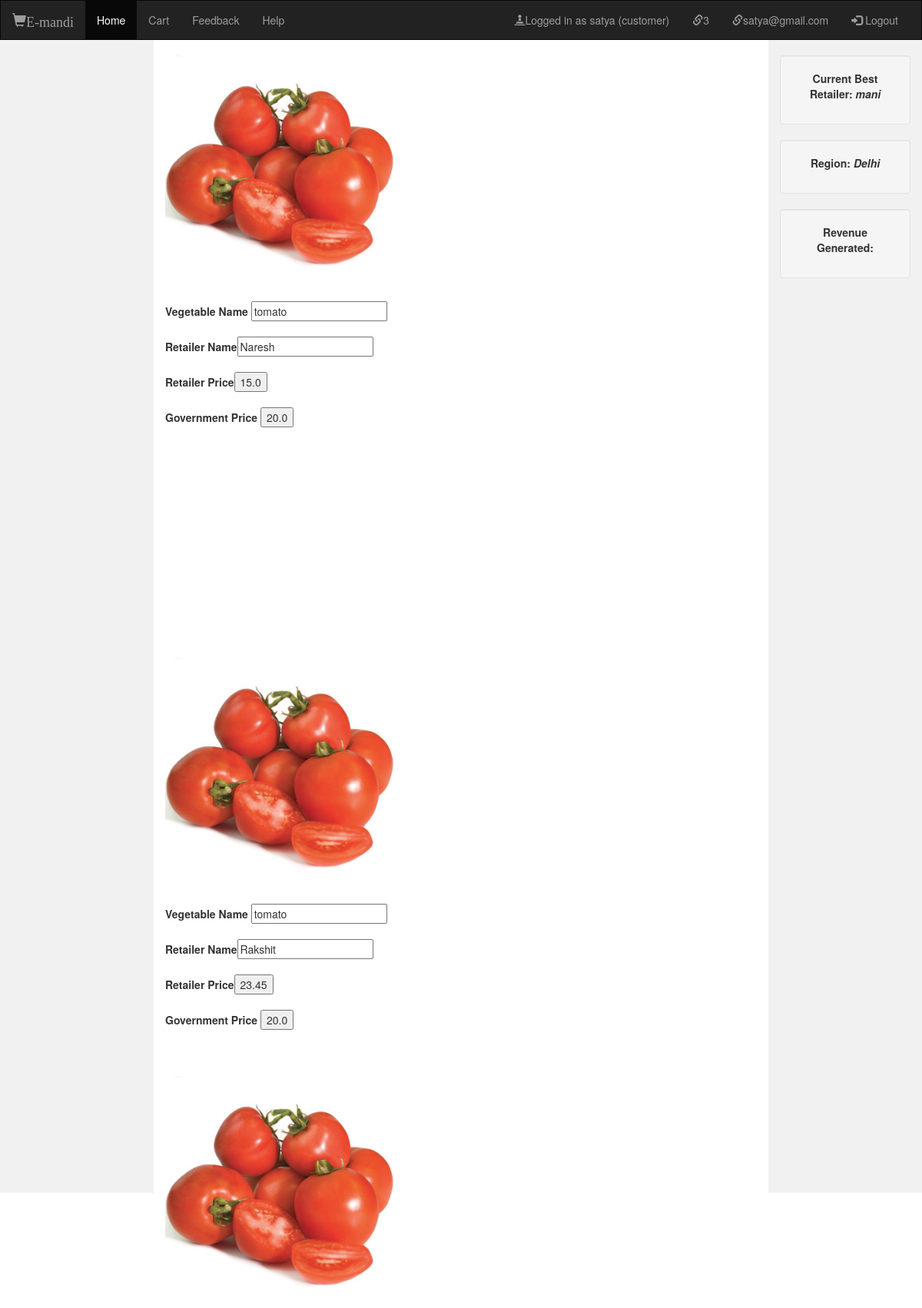
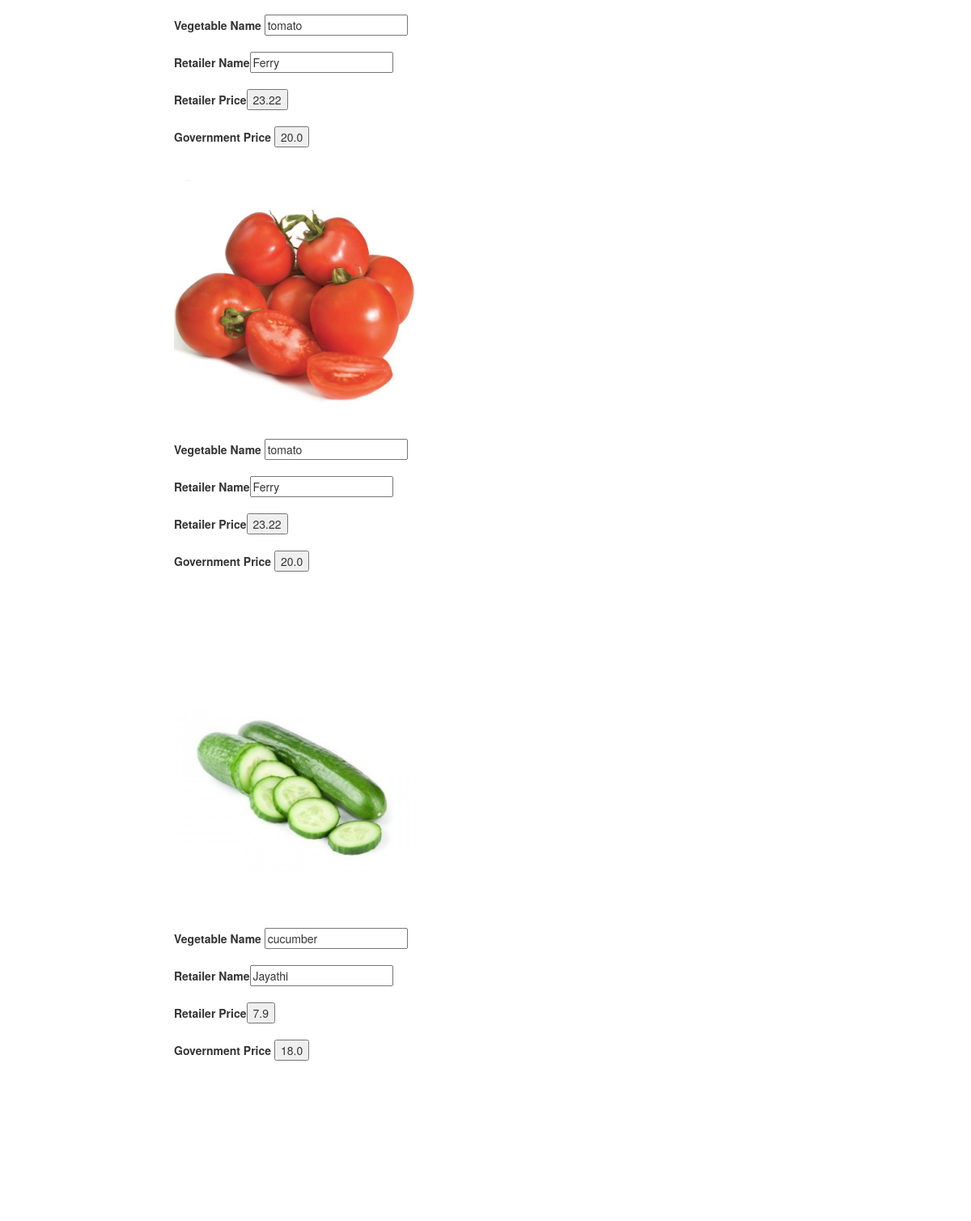
Page / (signed in, upper part) on the committed database (2 pictures, top to bottom).
### models.py (models this page shows, shortened)
class Retailer(Base):
    __tablename__ = 'Retailer'
    id = db.Column(db.Integer,primary_key=True)
    retailer_name = db.Column(db.String(10))
    vegetable_name = db.Column(db.String(60))
    price = db.Column(db.Float)

class Government(Base):
     __tablename__='Government'
     id = db.Column(db.Integer,primary_key=True)
     vegetable_name = db.Column(db.String(60))
     price = db.Column(db.Integer)

### app.py (the view)
@app.route('/')
def home():
    items = Retailer.query.all()
    w_items = Wholeseller.query.all()
    govt = Government.query.all()
    retailer_list = ['kiran','raju','mani','jayanthi','naresh']
    best_retailer = random.choice(retailer_list)
    total_revenue = 450
    return render_template('pages/index.html',items=items,govt=govt,w_items=w_items,
    best_retailer=best_retailer,total_revenue=total_revenue,order_placed=order_placed)

### templates/pages/index.html (shortened to what this page needs)
<!DOCTYPE html>
<html lang="en">
<head>
  <link rel="stylesheet" href="https://maxcdn.bootstrapcdn.com/bootstrap/3.3.7/css/bootstrap.min.css">
</head>
<body>
<nav class="navbar navbar-inverse">
  <div class="container-fluid">
    <div class="navbar-header">
      <a class="navbar-brand" href="#"><span class="glyphicon glyphicon-shopping-cart">E-mandi</span></a>
    </div>
    <div class="collapse navbar-collapse" id="myNavbar">
      <ul class="nav navbar-nav">
        <li class="active"><a href="#">Home</a></li>
        <li><a href="{{url_for('cart')}}">Cart</a></li>
        <li><a href="{{url_for('feedback')}}">Feedback</a></li>
        <li><a href="static/pages/help.html">Help</a></li>
      </ul>
      <ul class="nav navbar-nav navbar-right">
        {% if session %}
        <li><a href="#"><span class="glyphicon glyphicon-pawn"></span>Logged in as {{ session['name'] }} ({{ session['user_type'] }})</a></li>
        <li><a href="#"><span class=" glyphicon glyphicon-link"></span>{{ session['user_id'] }}</a></li>
        <li><a href="#"><span class=" glyphicon glyphicon-link"></span>{{ session['user_email'] }}</a></li>
        <li><a href="{{ url_for('logout')}}"><span class="glyphicon glyphicon-log-in"></span> Logout</a></li>
        {% endif %}
      </ul>
    </div>
  </div>
</nav>
<div class="container-fluid text-center">
  <div class="row content">
    <div class="col-sm-2 sidenav">
    </div>
    <div class="col-sm-8 text-left">
      <div>
	<form method =post action="{{url_for('cart')}}">
		<div id='tomato'>
			{% for item in items %}
			{% if item['vegetable_name'] == 'tomato' %}
  			<img src="static/img/tomato.jpg" height='300px' width='300px'/><br><br>
  			<b>Vegetable Name</b> <input type="text" name="vegetable_name" value="{{ item['vegetable_name'] }}" readonly><br><br>
        <b>Retailer Name</b><input type="text" name="retailer_name" value="{{ item['retailer_name'] }}" readonly><br><br>
  			<b>Retailer Price</b><input type="submit" name="vegetable_price" value="{{ item['price'] }}" readonly><br><br>
        {% for vegetable in govt %}
        {% if vegetable['vegetable_name'] == 'tomato' %}
        <b>Government Price </b><input type="submit" name="govt_price" value="{{ vegetable['price'] }}" readonly><br><br>
        {% endif %}
        {% endfor %}
      {% endif %}<br>
			{% endfor %}
		</div>
  </form><br>
  <form method=post action="{{url_for('cart')}}">
		<div id='cucumber'>
			{% for item in items %}
			{% if item['vegetable_name'] == 'cucumber' %}
  			<img src="static/img/cucumber.jpg" height='300px' width='300px'/><br><br>
  			<b>Vegetable Name</b> <input type="text" name="vegetable_name" value="{{ item['vegetable_name'] }}" readonly><br><br>
  			<b>Retailer Name</b><input type="text" name="retailer_name" value="{{ item['retailer_name'] }}" readonly><br><br>
      	<b>Retailer Price</b><input type="submit" name="vegetable_price" value="{{ item['price'] }}" readonly><br><br>
        {% for vegetable in govt %}
        {% if vegetable['vegetable_name'] == 'cucumber' %}
        <b>Government Price </b><input type="submit" name="govt_price" value="{{ vegetable['price'] }}" readonly><br><br>
        {% endif %}
        {% endfor %}
      {% endif %}<br>
			{% endfor %}
		</div>
	</form><br>
  <br>
  <br>
<br>
	</div>
    </div>
    <div class="col-sm-2 sidenav">
      <div class="well">
        <p><b>Current Best Retailer: <b><i>{{ best_retailer }}</i></p>
      </div>
      <div class="well">
        <p><b>Region:</b> <i>{{ session['region'] }}</i></p>
      </div>
      <div class="well">
        <p><b>Revenue Generated:</b> </p>
      </div>
    </div>
  </div>
</div>
</body>
</html>

### templates/pages/index.html (style rules this page uses)
.navbar { margin-bottom: 0; border-radius: 0; }
.row.content { height: 1500px }
.sidenav { padding-top: 20px; background-color: #f1f1f1; height: 100%; }

### rows in the picture
Retailer: vegetable_name "tomato", retailer_name "Naresh", vegetable_price "15.0"
Government: govt_price "20.0"
Retailer: vegetable_name "tomato", retailer_name "Rakshit", vegetable_price "23.45"
Retailer: vegetable_name "tomato", retailer_name "Ferry", vegetable_price "23.22"
Retailer: vegetable_name "tomato", retailer_name "Ferry", vegetable_price "23.22"
Retailer: vegetable_name "cucumber", retailer_name "Jayathi", vegetable_price "7.9"
Government: govt_price "18.0"
Retailer: retailer_name "mani"

### other values in the picture
{{ session['name'] }} "satya"
{{ session['user_type'] }} "customer"
{{ session['user_id'] }} "3"
{{ session['user_email'] }} "satya@gmail.com"
{{ session['region'] }} "Delhi"
